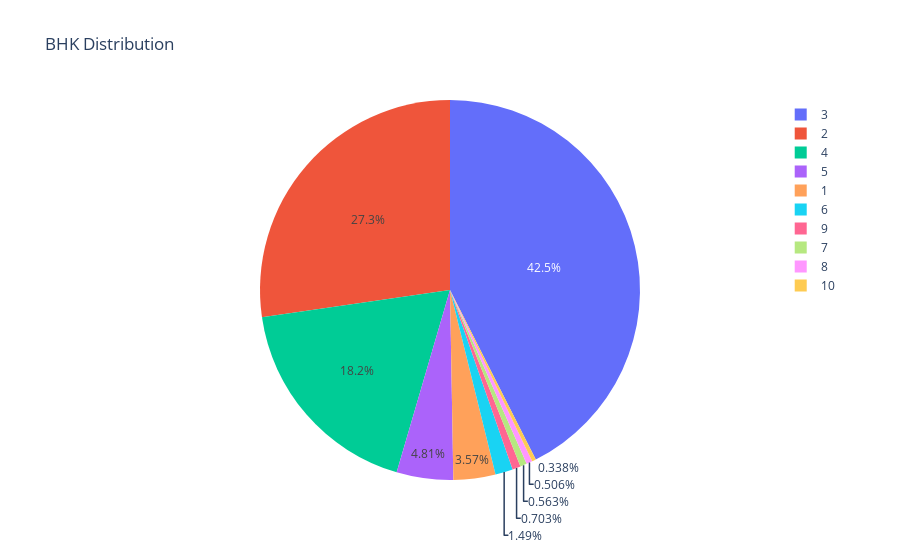

Source (notebook cell):
### Code cell
fig = px.pie(df, names='bedRoom' , title = "BHK Distribution")
fig.show()

### Figure 1 — Plotly figure (JSON) as saved in the notebook; plotly's stock layout.template omitted (floating-point values rounded to 4 significant figures; data arrays with more than 128 entries replaced by an {"elided": "..."} marker saying what was removed)
{"data": [{"domain": {"x": [0, 1], "y": [0, 1]}, "hovertemplate": "bedRoom=%{label}<extra></extra>", "labels": {"elided": "3554 int values"}, "legendgroup": "", "name": "", "showlegend": true, "type": "pie"}], "layout": {"legend": {"tracegroupgap": 0}, "title": {"text": "BHK Distribution"}}}
